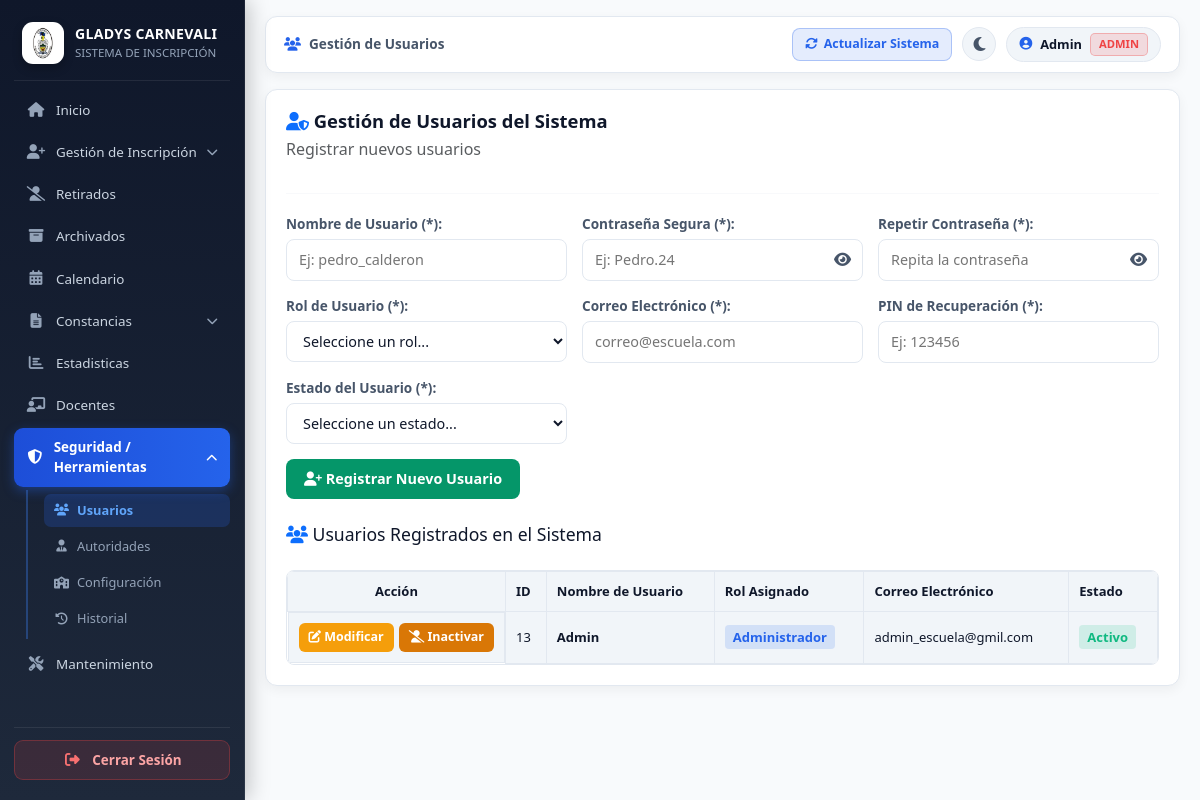
Screenshot of /usuarios.php (signed in) with the database file from the repository.
### tables this page shows
CREATE TABLE `usuarios` (
  `id` int(11) NOT NULL AUTO_INCREMENT,
  `usuario` varchar(50) NOT NULL,
  `clave` varchar(255) NOT NULL,
  `nombre` varchar(100) DEFAULT NULL,
  `rol` varchar(50) NOT NULL DEFAULT 'Administrador',
  `correo` varchar(100) DEFAULT '',
  `pin_seguridad` varchar(100) DEFAULT '',
  `estado` varchar(20) DEFAULT 'Activo',
  PRIMARY KEY (`id`),
  UNIQUE KEY `usuario` (`usuario`)
);

### usuarios.php (the view, shortened to what this page needs)
<?php
include("conexion.php");
$editando = false;
$edit_usuario = "";
$edit_correo = "";
$rol_actual = $_SESSION['rol'] ?? 'Administrador';
?>
<!DOCTYPE html>
<html lang="es">
<head>
    <link href="https://cdn.jsdelivr.net/npm/bootstrap@5.3.0/dist/css/bootstrap.min.css" rel="stylesheet">
    <link rel="stylesheet" href="https://cdnjs.cloudflare.com/ajax/libs/font-awesome/6.4.0/css/all.min.css">
</head>
<body>
    <?php include("menu.php"); ?>
    <main class="main-content">
        <div class="top-header-bar">
            <div class="top-breadcrumb">
                <i class="fas fa-users" style="color: #2563eb;"></i>
                <span>Gestión de Usuarios</span>
            </div>
            <div class="top-actions">
                <button type="button" class="tool-action-btn btn-refresh-cache" onclick="actualizarDashboard()" title="Actualizar datos del sistema">
                    <i class="fas fa-sync-alt" id="refreshIcon"></i> Actualizar Sistema
                </button>
                <button type="button" class="btn-theme-switch" onclick="toggleDashboardTheme()" title="Cambiar Tema">
                    <i class="fas fa-moon" id="dashThemeIcon"></i>
                </button>
                <div class="user-profile-pill">
                    <i class="fas fa-user-circle" style="color: #2563eb;"></i>
                    <span><?php echo htmlspecialchars($_SESSION['usuario'] ?? 'Usuario'); ?></span>
                    <span class="role-badge <?php echo $es_administrador ? 'badge-admin' : 'badge-coord'; ?>">
                        <?php echo $es_administrador ? 'Admin' : htmlspecialchars($rol_actual); ?>
                    </span>
                </div>
            </div>
        </div>
        <div class="card">
            <h2><i class="fas fa-user-shield text-primary" style="color: #2563eb;"></i> <?php echo $editando ? 'Modificar Usuario del Sistema' : 'Gestión de Usuarios del Sistema'; ?></h2>
            <p class="text-muted" style="color: var(--text-secondary);"><?php echo $editando ? 'Modifique los datos del usuario seleccionado.' : 'Registrar nuevos usuarios'; ?></p>
            <hr style="margin-bottom: 20px; border: 0; border-top: 1px solid var(--border-color);">
            <form method="POST" action="usuarios.php" style="margin-bottom: 25px;">
                <div class="form-grid">
                    <div class="form-group">
                        <label>Nombre de Usuario (*):</label>
                        <input type="text" name="usuario" maxlength="15" pattern="[A-Za-z_]{4,15}" title="Solo letras y guion bajo (de 4 a 15 caracteres)" oninput="this.value = this.value.replace(/[^A-Za-z_]/g, '')" required value="<?php echo htmlspecialchars($edit_usuario); ?>" placeholder="Ej: pedro_calderon">
                    </div>
                    <div class="form-group">
                        <label>Contraseña Segura <?php echo $editando ? '(Opcional):' : '(*)'; ?>:</label>
                        <div class="password-container">
                            <input type="password" name="password" id="inputPassword" maxlength="10" pattern="[A-Z](?=.*\d)(?=.*[\W_]).{5,9}" title="Debe iniciar con mayúscula, incluir números y un símbolo (de 6 a 10 caracteres)" <?php echo $editando ? '' : 'required'; ?> placeholder="Ej: Pedro.24">
                            <i class="fas fa-eye password-toggle-icon" onclick="togglePasswordVisibility('inputPassword', this)"></i>
                        </div>
                    </div>
                    <div class="form-group">
                        <label>Repetir Contraseña <?php echo $editando ? '(Opcional):' : '(*)'; ?>:</label>
                        <div class="password-container">
                            <input type="password" name="confirmar_password" id="inputConfirmPassword" maxlength="10" title="Repita la contraseña" <?php echo $editando ? '' : 'required'; ?> placeholder="Repita la contraseña">
                            <i class="fas fa-eye password-toggle-icon" onclick="togglePasswordVisibility('inputConfirmPassword', this)"></i>
                        </div>
                    </div>
                    <div class="form-group">
                        <label>Rol de Usuario (*):</label>
                        <select name="rol" required>
                            <option value="">Seleccione un rol...</option>
                        </select>
                    </div>
                    <div class="form-group">
                        <label>Correo Electrónico (*):</label>
                        <input type="email" name="correo" maxlength="50" title="Ingrese un correo electrónico válido" required value="<?php echo htmlspecialchars($edit_correo); ?>" placeholder="correo@escuela.com">
                    </div>
                    <div class="form-group">
                        <label>PIN de Recuperación <?php echo $editando ? '(Opcional):' : '(*)'; ?>:</label>
                        <input type="password" name="pin" maxlength="8" pattern="[0-9]{4,8}" title="Solo números (de 4 a 8 dígitos)" oninput="this.value = this.value.replace(/[^0-9]/g, '')" <?php echo $editando ? '' : 'required'; ?> placeholder="Ej: 123456">
                    </div>
                    <div class="form-group">
                        <label>Estado del Usuario (*):</label>
                        <select name="estado" required>
                            <option value="">Seleccione un estado...</option>
                        </select>
                    </div>
                </div>
                <div style="display: flex; gap: 10px; margin-top: 15px;">
                    <button type="submit" class="btn-accion">
                        <i class="fas <?php echo $editando ? 'fa-save' : 'fa-user-plus'; ?>"></i>
                        <?php echo $editando ? 'Guardar Cambios' : 'Registrar Nuevo Usuario'; ?>
                    </button>
                </div>
            </form>
            <h3 style="font-size: 1.1rem; margin-bottom: 10px; color: var(--text-primary);"><i class="fas fa-users text-primary" style="color: #2563eb;"></i> Usuarios Registrados en el Sistema</h3>
            <div class="table-responsive">
                <table>
                    <tr>
                        <th style="text-align: center; width: 150px;">Acción</th>
                        <th>ID</th>
                        <th>Nombre de Usuario</th>
                        <th>Rol Asignado</th>
                        <th>Correo Electrónico</th>
                        <th>Estado</th>
                    </tr>
                    <?php
                    $res_usuarios = ($conexion instanceof PDO) ? $conexion->query("SELECT * FROM usuarios ORDER BY id DESC") : mysqli_query($conexion, "SELECT * FROM usuarios ORDER BY id DESC");
                    if ($res_usuarios) {
                        $rows_u = ($conexion instanceof PDO) ? $res_usuarios->fetchAll(PDO::FETCH_ASSOC) : $res_usuarios;
                        foreach($rows_u as $u) {
                            $rol_formateado = !empty($u['rol']) ? $u['rol'] : 'Administrador';
                            $correo_val = !empty($u['correo']) ? $u['correo'] : 'No registrado';
                            $estado_val = !empty($u['estado']) ? $u['estado'] : 'Activo';
                            $badge_color = ($estado_val === 'Activo') ? 'background:rgba(16, 185, 129, 0.15); color:#10b981;' : 'background:rgba(217, 119, 6, 0.15); color:#d97706;';
                            echo "<tr>
                                    <td style='text-align: center; display: flex; gap: 5px; justify-content: center;'>
                                        <a href='usuarios.php?editar=" . $u['id'] . "' class='btn-modificar' title='Modificar'>
                                            <i class='fas fa-edit'></i> Modificar
                                        </a>";
                            if ($estado_val === 'Activo') {
                                echo "<form method='POST' action='usuarios.php' style='margin:0;'>
                                            <input type='hidden' name='accion' value='archivar_usuario'>
                                            <input type='hidden' name='id_usuario' value='" . $u['id'] . "'>
                                            <button type='submit' class='btn-archivar' onclick=\"return confirm('¿Está seguro de marcar como inactivo al usuario " . htmlspecialchars($u['usuario']) . "?');\" title='Inactivar'>
                                                <i class='fas fa-user-slash'></i> Inactivar
                                            </button>
                                        </form>";
                            } else {
                                echo "<span style='font-size:0.75rem; color:var(--text-secondary); align-self:center;'>Inactivo</span>";
                            }
                            echo "</td>
                                    <td>" . $u['id'] . "</td>
                                    <td><strong>" . htmlspecialchars($u['usuario']) . "</strong></td>
                                    <td><span style='background:rgba(37, 99, 235, 0.15); color:#2563eb; padding:3px 8px; border-radius:4px; font-weight:600;'>" . htmlspecialchars($rol_formateado) . "</span></td>
                                    <td>" . htmlspecialchars($correo_val) . "</td>
                                    <td><span style='" . $badge_color . " padding:3px 8px; border-radius:4px; font-weight:600;'>" . htmlspecialchars($estado_val) . "</span></td>
                                  </tr>";
                        }
                    } else {
                        echo "<tr><td colspan='6' style='text-align: center; color: var(--text-secondary); padding: 20px;'>No hay usuarios registrados en el sistema.</td></tr>";
                    }
                    ?>
                </table>
            </div>
        </div>
    </main>
</body>
</html>

### rows the page displays
usuarios: id "13", usuario "Admin", rol "Administrador", correo "admin_escuela@gmil.com", estado "Activo"

### other values shown
$_SESSION['usuario'] "Admin"
